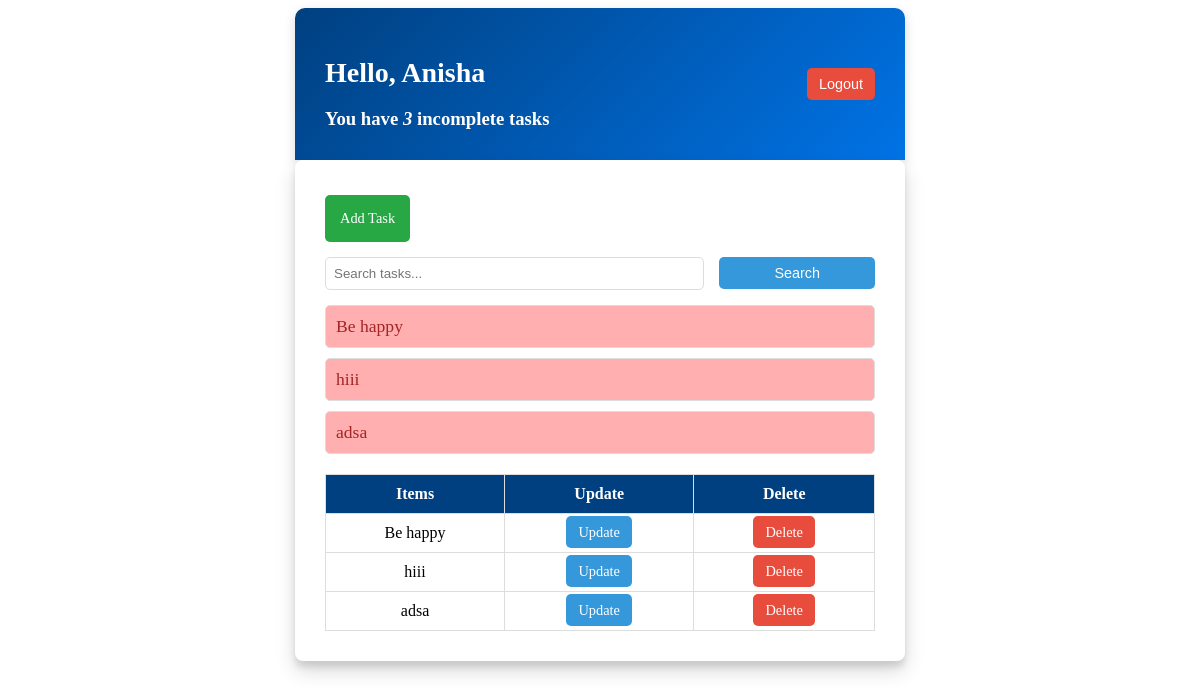
The app's page / (signed in), older data.
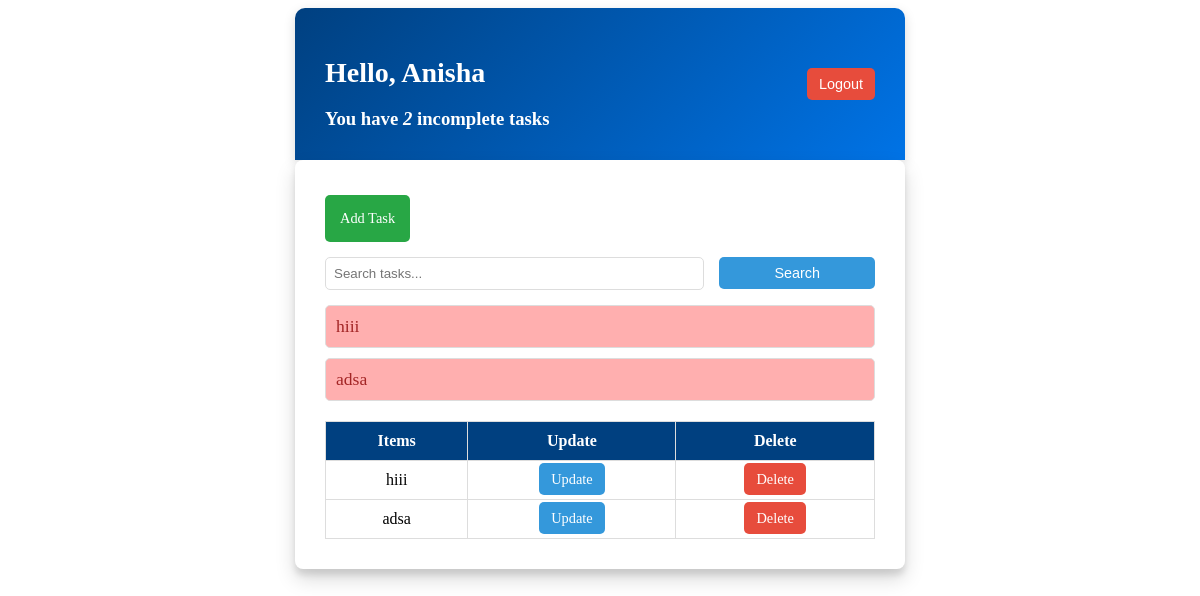
The same page, newer data.
### base/models.py (models this page shows, shortened)
class Task(models.Model):
    user = models.ForeignKey(User, on_delete=models.CASCADE, null=True, blank=True)   #one to many relationship
    title = models.CharField(max_length=200)
    description = models.TextField(null=True,blank=True)
    complete = models.BooleanField(default=False)
    created = models.DateTimeField(auto_now_add=True)
    class Meta:
        ordering = ['complete']

### base/views.py (the view)
# urls.py: path('', TaskList.as_view(), name='tasks'),
class TaskList(LoginRequiredMixin,ListView):   # Class-based view for listing tasks
    model = Task
    context_object_name = 'tasks'  # Define the context variable used in the template
    def get_context_data(self, **kwargs):
        context = super().get_context_data(**kwargs)
        context['tasks'] = context['tasks'].filter(user = self.request.user)
        context['count'] = context['tasks'].filter(complete = False).count()
        search_input= self.request.GET.get('search-area') or ''
        if search_input:
            context['tasks']=context['tasks'].filter(
                title__icontains=search_input)
        context['search_input']= search_input
        return context

### base/templates/base/task_list.html (shortened to what this page needs)
<div class="header-bar">
  <div>
    <h1>Hello, {{ request.user|title }}</h1>
    <h3 style="margin: 0">
      You have <i>{{ count }}</i> incomplete task{{ count|pluralize:"s" }}
    </h3>
  </div>
  <div class="auth-links">
    {% if request.user.is_authenticated %}
    <form action="{% url 'logout' %}" method="post" style="display: inline">
      <button type="submit" class="btn btn-logout">Logout</button>
    </form>
    {% else %}
    <a href="{% url 'login' %}" class="btn btn-login">Login</a>
    {% endif %}
  </div>
</div>
<div class="main-content">
  <a href="{% url 'task-create' %}" class="btn btn-add">Add Task</a>
  <form method="GET" class="search-form">
    <input
      type="text"
      name="search-area"
      value="{{ search_input }}"
      placeholder="Search tasks..."
    />
    <input type="submit" value="Search" class="btn btn-search" />
  </form>
  <div class="task-items">
    {% if tasks %} {% for task in tasks %}
    <div
      class="task-wrapper {% if task.complete %}completed{% else %}incomplete{% endif %}"
    >
      <div class="task-title">
        <a href="{% url 'task-update' task.id %}" class="task-link">
          {% if task.complete %}
          <s>{{ task.title }}</s>
          {% else %} {{ task.title }} {% endif %}
        </a>
      </div>
    </div>
    {% endfor %} {% else %}
    <h3>No items in the list</h3>
    {% endif %}
  </div>
  <table class="task-table">
    <thead>
      <tr>
        <th>Items</th>
        <th>Update</th>
        <th>Delete</th>
      </tr>
    </thead>
    <tbody>
      {% for task in tasks %}
      <tr>
        <td>{{ task.title }}</td>
        <td>
          <a href="{% url 'task-update' task.id %}" class="btn btn-update"
            >Update</a
          >
        </td>
        <td>
          <a href="{% url 'task-delete' task.id %}" class="btn btn-delete"
            >Delete</a
          >
        </td>
      </tr>
      {% endfor %}
    </tbody>
  </table>
</div>

Row changes from the older to the newer data that the page shows:
removed Task: title "Be happy"
Text that changed along with them:
{{ count }}: "3" → "2"
